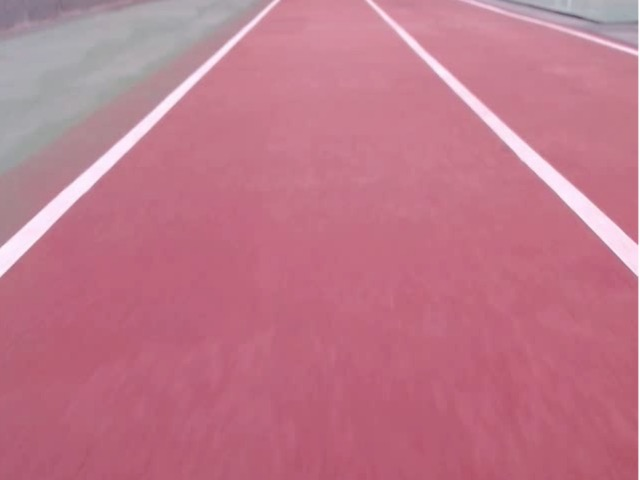
#> input picture img/cam_img.jpg, 640 x 480 px
$ python -i image_processing.py   (imports and definitions only)
#> lines starting #> are read from the running program, lines starting #| are printed output that depends on the picture
#> further down, picture is the input picture: shape (480, 640, 3); mean B, G, R 138, 119, 191.4
import cv2
import numpy as np


def hough_lines(img, threshold, min_line_len, max_line_gap, rho=1, theta=np.pi / 180):
    lines = cv2.HoughLinesP(img, rho, theta, threshold, minLineLength=min_line_len, maxLineGap=max_line_gap)

    return lines


def region_of_interest(img, size, flag, color3=(255, 255, 255), color1=255):
    height, width = size

    # 좌하, 좌상, 우상, 우하
    roi_area = {
        "left": [
            (80, height / 2 + 150), (width / 2 - 190, 100), (width / 2 - 60, 100), (width / 2 - 60, height / 2 + 150)
        ],
        "right": [
            (width / 2 + 40, height / 2 + 150), (width / 2 + 40, 100), (width / 2 + 170, 100),
            (width - 100, height / 2 + 150)
        ]
    }

    vertices = np.array([roi_area[flag]], dtype=np.int32)

    mask = np.zeros_like(img)

    if len(img.shape) > 2:
        color = color3
    else:
        color = color1

    cv2.fillPoly(mask, vertices, color)

    ROI_image = cv2.bitwise_and(img, mask)
    return ROI_image


def find_edges(img, thresh, maxval, low_threshold, high_threshold, type=cv2.THRESH_BINARY):
    ret, thr = cv2.threshold(img, thresh, maxval, type)
    canny = cv2.Canny(thr, low_threshold, high_threshold)
    return canny


def color_filter(image, gaussian_size=5, median_size=11):
#> called with gaussian_size = 5, median_size = 11
    gray = cv2.cvtColor(image, cv2.COLOR_BGR2GRAY)
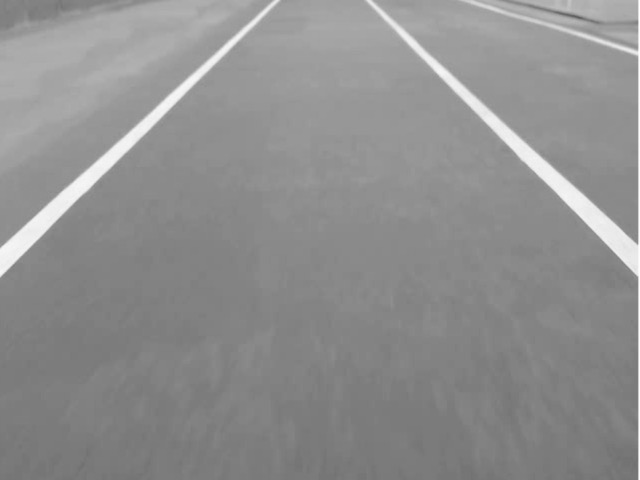
#> gray: shape (480, 640); min 93, max 255, mean 142.8
    blur = cv2.GaussianBlur(gray, (gaussian_size, gaussian_size), 0)
    median = cv2.medianBlur(blur, median_size)

    return median

>>> import cv2
>>> picture = cv2.imread('../img/cam_img.jpg')
>>> result = color_filter(picture)
